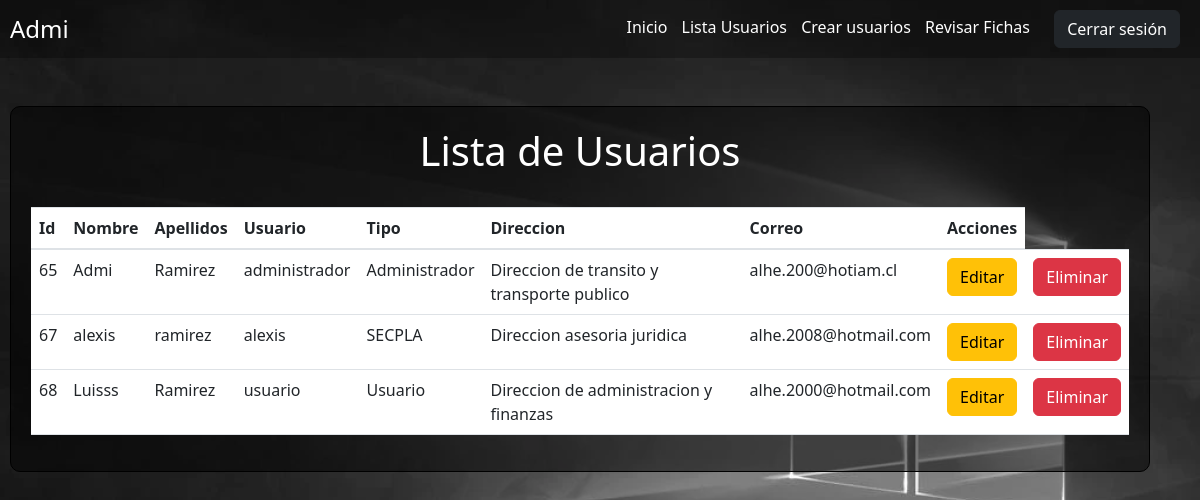
Screenshot of /Administrador/lista_usuarios.php (signed in) with the database file from the repository.
### tables this page shows
CREATE TABLE `usuario` (
  `id` int(3) NOT NULL,
  `usuario` varchar(50) NOT NULL,
  `clave` varchar(20) NOT NULL,
  `nombre` varchar(50) NOT NULL,
  `apellido` varchar(50) NOT NULL,
  `correo` varchar(100) NOT NULL,
  `id_tipo_usuario` int(3) NOT NULL,
  `id_direccion` int(3) DEFAULT NULL
);

CREATE TABLE `tipo_usuario` (
  `id_tipo_usuario` int(3) NOT NULL,
  `descripcion` varchar(50) NOT NULL
);

CREATE TABLE `direccion` (
  `id_direccion` int(30) NOT NULL,
  `desc_direccion` varchar(100) NOT NULL,
  `codigo_direccion` varchar(10) NOT NULL
);

### Administrador/lista_usuarios.php (the view, shortened to what this page needs)
<!doctype html>
<html lang="en">
<head>
  <link rel="stylesheet" href="https://stackpath.bootstrapcdn.com/bootstrap/4.5.2/css/bootstrap.min.css">
  <link href="https://cdn.jsdelivr.net/npm/bootstrap@5.3.0-alpha1/dist/css/bootstrap.min.css" rel="stylesheet">
</head>
<tbody>
  <div class="header">
    <h1><?php echo $_SESSION['nombre'] ?></h1>
    <div>
      <a href="../Administrador/inicio_admi.php">Inicio</a>
      <a href="../Administrador/lista_usuarios.php">Lista Usuarios</a>
      <a href="../Administrador/crear_usuarios_admi.php">Crear usuarios</a>
      <a href="../Administrador/vistas_detalle_fichas/detalle_fichas_usuarios_area.php">Revisar Fichas</a>
      <a href="../controladores/usuario_cerrar_session.php"><button type="button" class="btn btn-dark">Cerrar sesión</button></a>
    </div>
  </div>
</tbody>
<br><br>
<body>
  <div class="container">
    <h1 style="color:white;" class="text-center">Lista de Usuarios</h1>
    <br>
    <table class="table">
      <thead>
        <tr>
          <th scope="col">Id</th>
          <th scope="col">Nombre</th>
          <th scope="col">Apellidos</th>
          <th scope="col">Usuario</th>
          <th scope="col">Tipo</th>
          <th scope="col">Direccion</th>
          <th scope="col">Correo</th>
          <th scope="col">Acciones</th>
        </tr>
      </thead>
      <tbody>
        <?php
        require("/xampp/htdocs/Sistema/controladores/conexion.php");
        $sql = "SELECT usuario.id,
    usuario.usuario,
    usuario.nombre,
    usuario.apellido,
    usuario.id_tipo_usuario,
    usuario.id_direccion,
    usuario.correo,
    tipo_usuario.descripcion,
    direccion.desc_direccion,
    direccion.codigo_direccion
    FROM usuario
    INNER JOIN tipo_usuario ON usuario.id_tipo_usuario=tipo_usuario.id_tipo_usuario
    INNER JOIN direccion ON usuario.id_direccion=direccion.id_direccion
    ORDER BY `usuario`.`id` ASC";
        $mostrar = mysqli_query($conexion, $sql);
        while ($resultado = mysqli_fetch_array($mostrar)) {
        ?>
          <tr>
            <td scope="row"><?php echo $resultado['id'] ?></td>
            <td scope="row"><?php echo $resultado['nombre'] ?></td>
            <td scope="row"><?php echo $resultado['apellido'] ?></td>
            <td scope="row"><?php echo $resultado['usuario'] ?></td>
            <td scope="row"><?php echo $resultado['descripcion'] ?></td>
            <td scope="row"><?php echo $resultado['desc_direccion'] ?></td>
            <td scope="row"><?php echo $resultado['correo'] ?></td>
            <td>
              <a class="btn btn-warning" href="../Administrador/modi_user.php?id=<?php echo $resultado['id'] ?>">Editar</a>
              <form action="../controladores/Admi/eliminar_user.php" method="post">
            <td>
              <input type="submit" value="Eliminar" id="btnEliminar" onclick="return confirmarEliminar(<?php echo $resultado['id'] ?>)" name="btnEliminar" class="btn btn-danger">
            </td>
            </form>
            </td>
          </tr>
        <?php
        }
        ?>
    </table>
  </div>
</body>
</html>

### Administrador/lista_usuarios.php (style rules this page uses)
body { background-image: url('../img/1366_2000.webp'); background-size: cover; }
.header { display: flex; justify-content: space-between; align-items: center; padding: 10px; background-color: rgba(1, 0, 0, 0.3); background-blend-mode: multiply; color: white; }
.header h1 { margin: 0; font-size: 24px; }
.header a { color: white; text-decoration: none; margin-right: 10px; }
.header button { margin-left: 10px; }
.container { margin-left: 10px; border: 1px solid black; border-radius: 10px; background-color: rgba(1, 0, 0, 0.5); background-blend-mode: multiply; padding: 20px; }
h3, th, td { color: white; }

### rows the page displays
usuario: id "65", nombre "Admi", apellido "Ramirez", usuario "administrador", id_tipo_usuario.descripcion "Administrador", id_direccion.desc_direccion "Direccion de transito y transporte publico", correo "alhe.200@hotiam.cl"
usuario: id "67", nombre "alexis", apellido "ramirez", usuario "alexis", id_tipo_usuario.descripcion "SECPLA", id_direccion.desc_direccion "Direccion asesoria juridica", correo "alhe.2008@hotmail.com"
usuario: id "68", nombre "Luisss", apellido "Ramirez", usuario "usuario", id_tipo_usuario.descripcion "Usuario", id_direccion.desc_direccion "Direccion de administracion y finanzas", correo "alhe.2000@hotmail.com"

### other values shown
$_SESSION['nombre'] "Admi"
